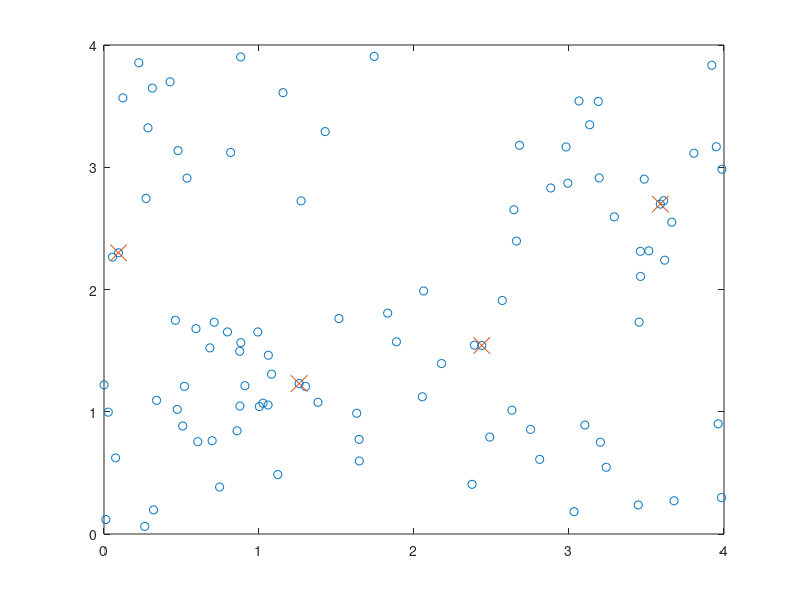

Write the MATLAB code that produced this figure.
% Fragmentacion. Simular una interaccion cuando dos o mas particulas de la 
% matriz ocupan la misma posicion.
% Se introduce la variable tam (tamaño de particula).

clear
clc
l = 4;
umbral = 0.1;
n = 30; % Numero de particulas.
d = 2; % Numero de dimensiones.
t = 30; % Numero de pasos.
vel = 0.5; % Valor maximo de paso dimensional permitido.
pos = unifrnd(0, l, n, d);
tam = 20 * ones(1, n); % Vector de tamaño para n particulas.
nmax = 100; % Maximo numero de particulas que pueden existir.

for paso = 1:t 
  pos += unifrnd(-vel, vel, n, d);
  for i = 1 : n 
    for j = 1 : d 
      if pos(i, j) < 0
        pos(i, j) = abs(pos(i, j));
      elseif pos(i, j) > l
        pos(i, j) = 2 * l - pos(i, j);
      endif
    endfor
  endfor    
  plot(pos(:, 1), pos(:, 2), 'o', 'markersize', 6); 
  axis([0 l 0 l]);
  pause(0.2);
  choque = [];
  contador = 0;
  sig = n + 1;
  for i = 1 : n-1
    for j = (i + 1) : n
      de = sqrt((pos(i, :) - pos(j, :)).^2);
      if de < umbral
        dif = umbral - de;
        if rand() < dif / umbral
          ti = tam(i);
          if ti > 2
            tam(i) = 1 + randi(ti - 2);
            fi = ti - tam(i);
            tam(sig) = fi; 
            pos(sig, :) = pos(i, :);
            sig++;
          endif
          tj = tam(j);
          if tj > 2
            tam(j) = 1 + randi(tj - 2);
            fj = tj - tam(j);
            tam(sig) = fj; 
            pos(sig, :) = pos(j, :);
            sig++;
          endif
          contador++;
          choque(contador, :) = pos(i,:); 
        endif 
      endif  
    endfor
  endfor
  if contador > 0
    hold on;
    plot(choque(:, 1), choque(:, 2), 'x', 'markersize', 12)
    axis([0 l 0 l]);
    pause(0.1);
    hold off;
  endif
  n = sig - 1
  avg = mean(tam)
  total = sum(tam)
  menor = min(tam)
  mayor = max(tam)
  if n >= nmax
    n
    paso
    break;
  endif
endfor
   